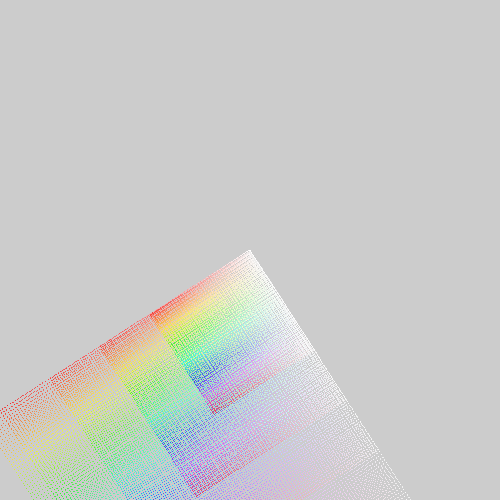
Frame 1 (no input)
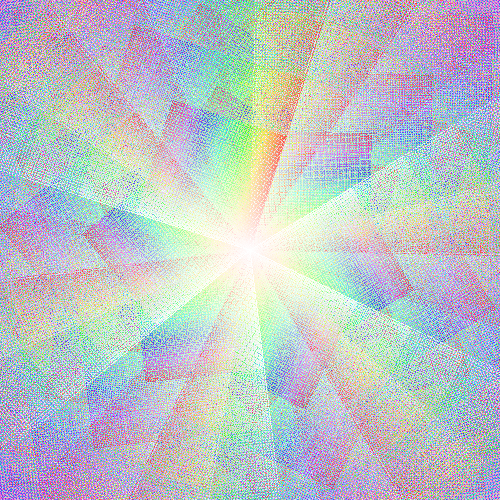
Frame 60 (the mouse pressed at the canvas centre just before this capture)
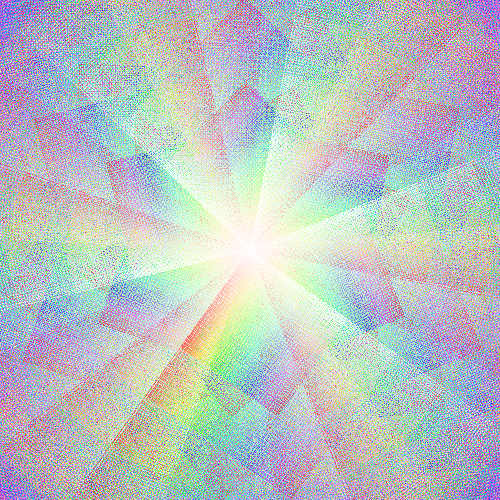
Frame 120 (the mouse held since frame 60 and released just before this capture)

The Processing sketch that drew these frames (run headless with seeded random() and noise(); from frame 60 on, the mouse is pressed at the canvas centre):

// Processing sketch: processing_29474
// ── processing_29474.pde


float distanceRotate;
 
void setup(){
  frameRate(5);
  size(500,500);
  smooth();

}

void renderS(){
colorMode(HSB, 100,100,100);
for (int i = 0; i < 100; i++) {
  for (int j = 0; j < 100; j++) {
    stroke(i, j,100);
    point(i*1.2, j*1.2);
  }
}
}
void renderT(){
colorMode(HSB, 100,100,100);
for (int i = 0; i < 100; i++) {
  for (int j = 0; j < 100; j++) {
    stroke(i, j,100);
    point(i*1.8, j*1.8);
  }
}
}

void renderR(){
colorMode(HSB, 100,100,100);
for (int i = 0; i < 100; i++) {
  for (int j = 0; j < 100; j++) {
    stroke(i, j,100);
    point(i*2.4, j*2.4);
  }
}
}

void renderM(){
colorMode(HSB, 100,100,100);
for (int i = 0; i < 100; i++) {
  for (int j = 0; j < 100; j++) {
    stroke(i, j,100);
    point(i*3, j*3);
  }
}
}
 void renderN(){
colorMode(HSB, 100,100,100);
for (int i = 0; i < 100; i++) {
  for (int j = 0; j < 100; j++) {
    stroke(i, j,100);
    point(i*3.2, j*3.2);
  }
}
}
 
void draw() {
  distanceRotate = dist(0,0,0,0)+1 + distanceRotate;
translate(250,250);
  rotate(distanceRotate);
 renderS();
renderT();
renderR();
renderM();
renderN();
}
 
